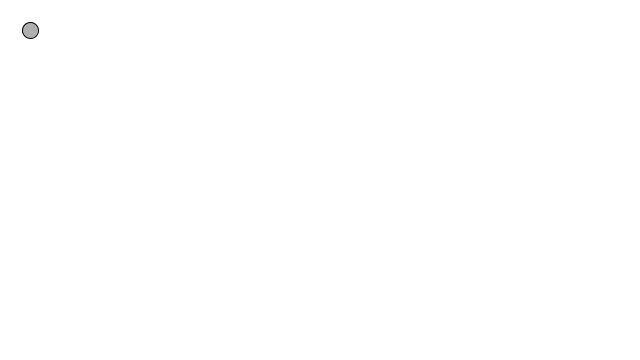
Frame 1 (no input)
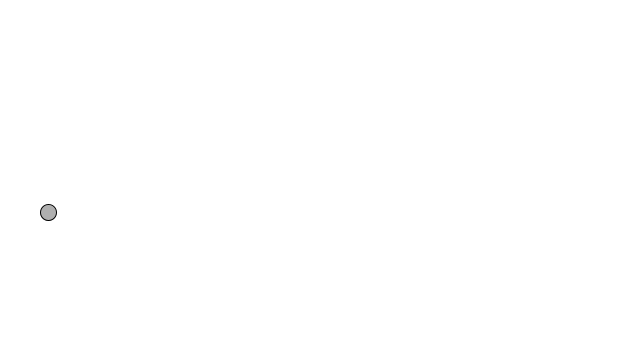
Frame 60 (the mouse pressed at the canvas centre just before this capture)
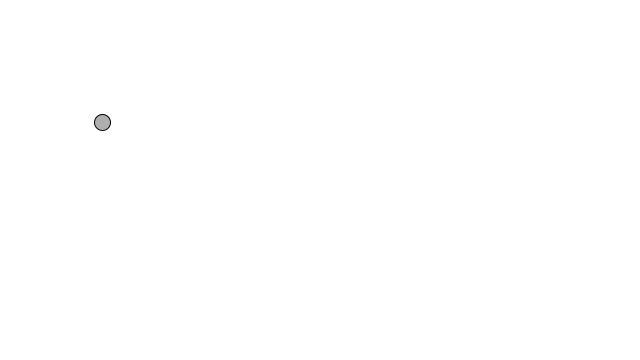
Frame 120 (the mouse held since frame 60 and released just before this capture)

The Processing sketch that drew these frames (run headless with seeded random() and noise(); from frame 60 on, the mouse is pressed at the canvas centre):

// Processing sketch: _2_1_forces
// ── _2_1_forces.pde
Mover m;

void setup() {
  size(640,360);
  smooth();
  m = new Mover(); 
}

void draw() {
  background(255);

  PVector wind = new PVector(0.01,0);
  PVector gravity = new PVector(0,0.1);
  m.applyForce(wind);
  m.applyForce(gravity);


  m.update();
  m.display();
  m.checkEdges();

}






// ── Mover.pde
class Mover {

  PVector location;
  PVector velocity;
  PVector acceleration;
  float mass;

  Mover() {
    location = new PVector(30,30);
    velocity = new PVector(0,0);
    acceleration = new PVector(0,0);
    mass = 1;
  }
  
  void applyForce(PVector force) {
    PVector f = PVector.div(force,mass);
    acceleration.add(f);
  }
  
  void update() {
    velocity.add(acceleration);
    location.add(velocity);
    acceleration.mult(0);
  }

  void display() {
    stroke(0);
    fill(175);
    ellipse(location.x,location.y,16,16);
  }

  void checkEdges() {

    if (location.x > width) {
      location.x = width;
      velocity.x *= -1;
    } else if (location.x < 0) {
      velocity.x *= -1;
      location.x = 0;
    }

    if (location.y > height) {
      velocity.y *= -1;
      location.y = height;
    }

  }

}
